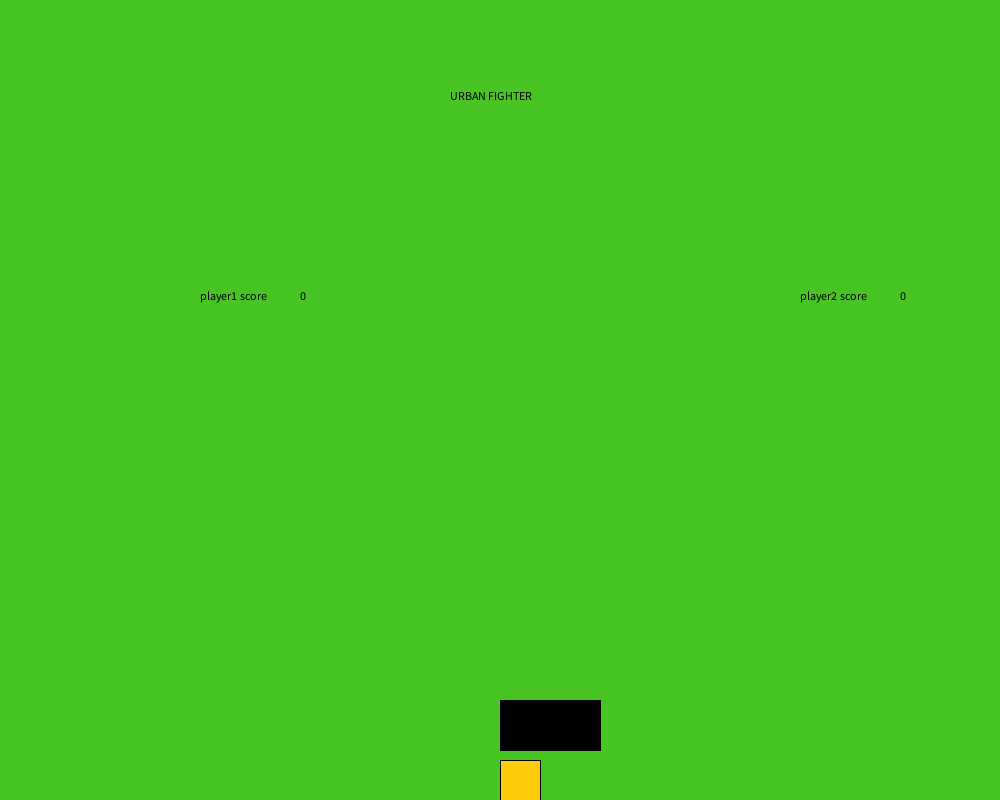
Frame 1 (no input)
Frame 60 (the mouse pressed at the canvas centre just before this capture): identical to frame 1, image omitted
Frame 120 (the mouse held since frame 60 and released just before this capture): identical to frame 1, image omitted

The Processing sketch that drew this single still picture (run headless with seeded random() and noise(); from frame 60 on, the mouse is pressed at the canvas centre):

// Processing sketch: Urban_Fighter3
// ── Urban_Fighter3.pde
int charX=500;
int charY=760;
int dX=0;
int player1Dead=0;
int player2Dead=0;
int char2X=500;
int char2Y=760;
int d2X=0;
int score=0;
int score2=0;
float dY=0;
float d2Y=0;

void setup()
{
  size(1000, 800);
}

void draw()
{
  background(#48C424);
  fill(#EA4124);
  rect(charX, charY, 40, 40);
  fill(#FFCB0D);
  rect(char2X, char2Y, 40, 40);
  char2X=char2X+d2X;
  charX=charX+dX;
  charY=charY+(int)dY;
  char2Y=char2Y+(int)d2Y;
  fill(#000000);
  text("URBAN FIGHTER", 450, 100);
  rect(500,700,100,50);
  if (dY>10)
  {
    dY=10;
  }

  if (charY > 760)
  {
    charY=760;
  }
  dY=dY+0.3;
  if (char2Y > 760)
  {
    char2Y=760;
  }
  d2Y=d2Y+0.3;


  if (player1Dead==1)
  {
    text("player1 died", 460, 200);
  }
  text("player2 score", 800, 300);
  text(score2, 900, 300);
  if (player2Dead==1)
  {

    text("player2 died", 460, 200);
  }
  text("player1 score", 200, 300);
  text(score, 300, 300);
  if (char2X>1050 && player2Dead==0)
  {  
    player2Dead=1;
    score=score+1;
  }
  if (char2X<-50 && player2Dead==0)
  {  
    player2Dead=1;
    score=score+1;
  }
  if (charX>1050 && player1Dead==0)
  {  
    player1Dead=1;
    score2=score2+1;
  }
  if (charX<-50 && player1Dead==0)
  {  
    player1Dead=1;
    score2=score2+1;
  }
  if (charX +40>500 && charX<500 + 100 && charY +40<700+50 && charY+40>700)
  {
    charY=700-40;
  }
    if (char2X +40>500 && char2X<500 + 100 && char2Y +40<700+50 && char2Y+40>700)
  {
    char2Y=700-40;
  }
  
  
  
}

void keyPressed()
{
  if (key=='a')
  {
    dX=-5;
  }

  if (key=='d')
  {
    dX=+5;
  }
  if (key=='j')
  {
    d2X=-5;
  }

  if (key=='l')
  {
    d2X=+5;
  }
  if (key=='g')
  {
    charX=10;
    char2X=950;
    player1Dead=0;
    player2Dead=0;
  }
  if (key=='w' && dY >= 10)
  {
    dY=-10;
  }
  if (key=='i' && d2Y >= 10)
  {
    d2Y=-10;
  }


  //this is for Red player, charx
  // for the left side
  if (charX < char2X + 40 + 20 &&  key=='s' && charX > char2X + 20)
  { 
    char2X=char2X+-50;
  }  
  // from the right side
  if (charX+40+20>char2X&&key=='s'&&charX+20<char2X)
  { 
    char2X=char2X+50;
  }

  //this is for Yellow player, char2x
  // for the right side
  if (char2X < charX + 40 + 20 &&  key=='k' && char2X > charX + 20)
  { 
    charX=charX+-50;
  }  
  // from the right side
  if (char2X+40+20>charX&&key=='k'&&char2X+20<charX)
  { 
    charX=charX+50;
  }
}

void keyReleased()
{
  if (key=='a')
  {
    dX=0;
  }
  if (key=='d')
  {
    dX=0;
  }
  if (key=='j')
  {
    d2X=0;
  }
  if (key=='l')
  {
    d2X=0;
  }
}
